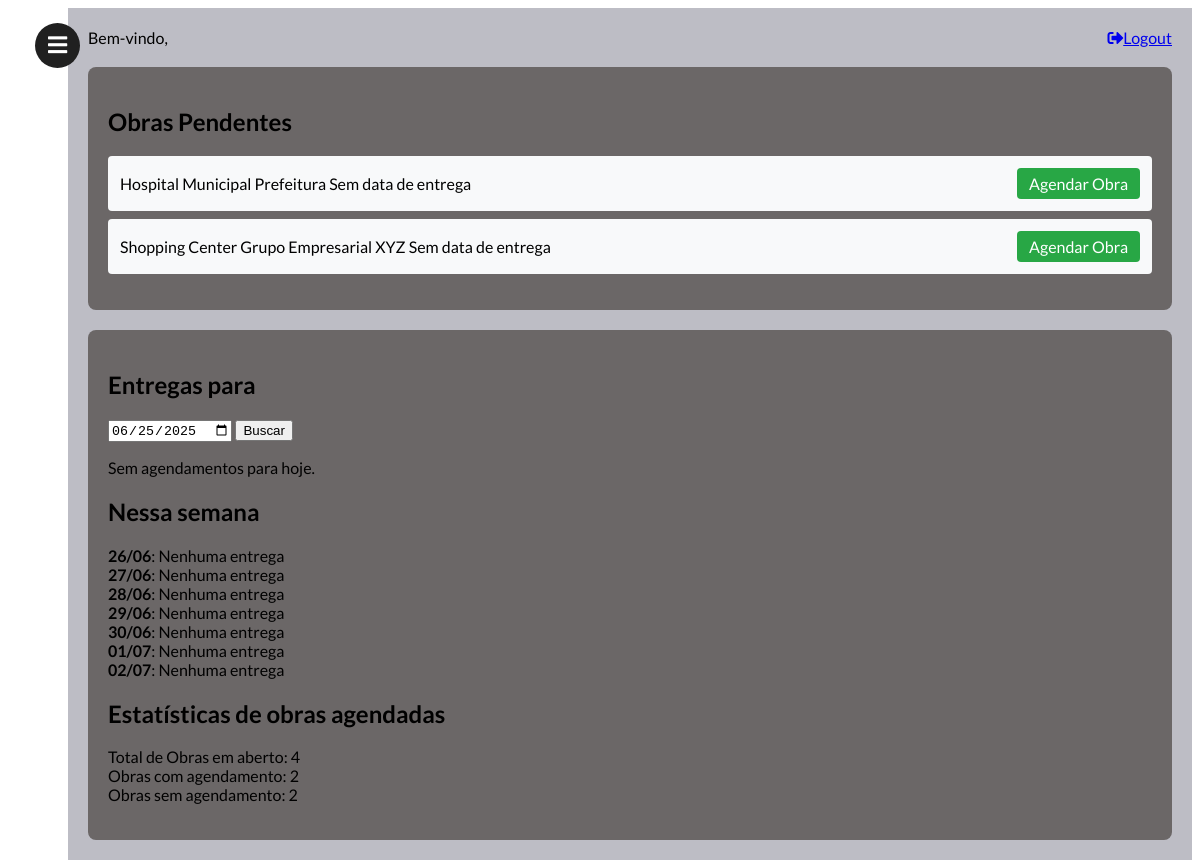
Before: /obras/ (signed in) with the older database file.
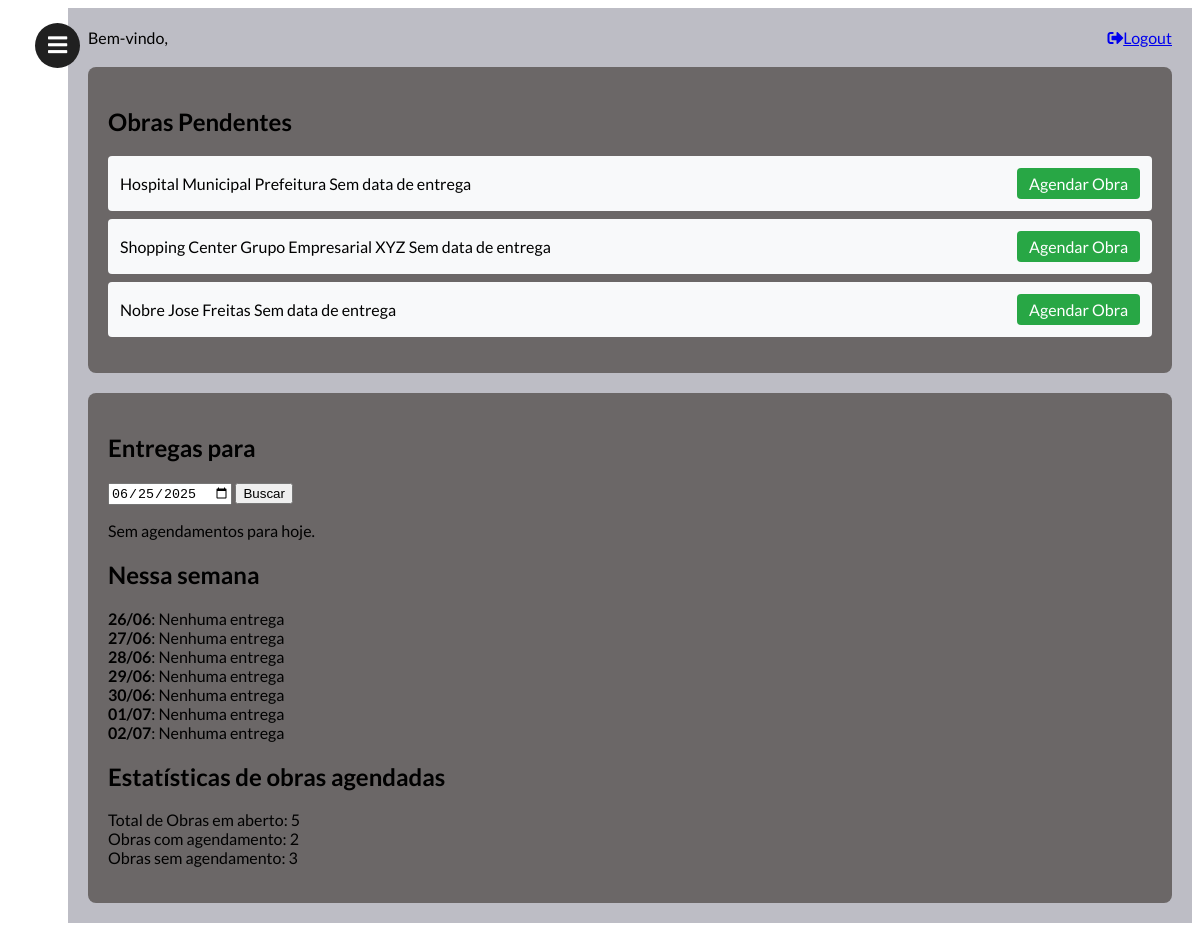
After: the same page with the newer database file.
### obra/models.py (models this page shows, shortened)
class obra(models.Model):
    nome = models.CharField('nome', max_length=50)
    numero = models.IntegerField('numero controle')
    endereco = models.TextField('endereço', max_length=200, null=True, blank=True)
    data_criacao = models.DateTimeField('Data de criação',auto_now_add=True)
    cliente = models.CharField('nome cliente', max_length=50)
    previsao_entrega = models.DateTimeField('Data prevista para entrega', null=True, blank=True)

### PaginaPrincipal/views.py (the view)
# urls.py: path('', views.index, name='pagina_inicial'),
@login_required
def index(request):
    data_str = request.GET.get("data_hoje")
    try:
        data_hoje = datetime.strptime(data_str, "%Y-%m-%d").date() if data_str else date.today()
    except ValueError:
        data_hoje = date.today()
    if request.user.cargo == 'M':
        agendamentos_hoje = Agendamento.objects.filter(data_agendamento__date=data_hoje, entregador=request.user)
    else:
        agendamentos_hoje = Agendamento.objects.filter(data_agendamento__date=data_hoje)
    obras_sem_previsao = obra.objects.filter(previsao_entrega__isnull=True)
    inicio = date.today() + timedelta(days=1)
    fim = inicio + timedelta(days=6)
    if request.user.cargo == 'M':
        agendamentos_semana = Agendamento.objects.filter(
            data_agendamento__date__range=(inicio, fim),
            entregador=request.user
        )
    else:
        agendamentos_semana = Agendamento.objects.filter(
            data_agendamento__date__range=(inicio, fim)
        )
    agenda_semana = defaultdict(list)
    for ag in agendamentos_semana:
        agenda_semana[ag.data_agendamento.date()].append(ag)
    semana = [inicio + timedelta(days=i) for i in range(7)]
    agenda_semana_completa = {dia: agenda_semana.get(dia, []) for dia in semana}
    obras_sem_previsao = obra.objects.filter(
        previsao_entrega__isnull=True)
    obras_com_agendamento = obra.objects.filter(
        previsao_entrega__isnull=False,
        agendamentos__realizado=False
    ).distinct()
    obras_nao_realizadas = obra.objects.exclude(agendamentos__realizado=True).distinct()
    return render(request, 'PaginaPrincipal/paginaprincipal.html', {
        'data_hoje': data_hoje,
        'agendamentos': agendamentos_hoje,
        'obras_sem_previsao': obras_sem_previsao,
        'obras_nao_realizadas': obras_nao_realizadas,
        'obras_com_agendamento': obras_com_agendamento,
        'agenda_semana': agenda_semana_completa,
    })

### templates/PaginaPrincipal/paginaprincipal.html (shortened to what this page needs)
{% extends 'base.html' %}
{% load static %}
{% block content %}
<div class="main-container">
  <div class="top-bar">
    <span class="welcome">Bem-vindo, {{ user.first_name }}</span>
    <a href="{% url 'logout' %}" class="logout-link">
      <i class="fas fa-sign-out-alt"></i>Logout</a>
  </div>
  <div class="pagina_inicial-content">
<div class="left-panel">
  <h2>Obras Pendentes</h2>
  <ul class="obra-list">
    {% for obra in obras_sem_previsao %}
      <li class="obra-item">
        <div class="obra-info">
          <span class="obra-nome">{{ obra.nome }}</span>
          <span class="obra-cliente">{{ obra.cliente }}</span>
          <span class="badge badge-warning">Sem data de entrega</span>
        </div>
        <a href="{% url 'agenda:agenda_adicionar' obra.id %}" class="btn-agendar">Agendar Obra</a>
      </li>
    {% empty %}
      <li class="nenhuma-obra">Nenhuma obra pendente sem data de entrega.</li>
    {% endfor %}
  </ul>
</div>
    <div class="right-panel">
      <div class="agendamentos-hoje">
        <h2>Entregas para</h2>
        <form method="get" action="{% url 'PaginaPrincipal:pagina_inicial' %}" class="data-form">
          <input type="date" name="data_hoje" value="{{ data_hoje|date:'Y-m-d' }}">
          <button type="submit">Buscar</button>
        </form>
        <ul class="lista-agendamentos">
          {% for agendamento in agendamentos %}
            <li>
              {{ agendamento.obra }}
              <span class="cor" ></span>
            </li>
          {% empty %}
            <li>Sem agendamentos para hoje.</li>
          {% endfor %}
        </ul>
      </div>
      <div class="agenda-semana">
        <h2>Nessa semana</h2>
        <ul>
          {% for dia, entregas in agenda_semana.items %}
            {% if entregas %}
              <li>
                <strong>{{ dia|date:"d/m" }}</strong>:
                {{ entregas|length }} entrega{{ entregas|length|pluralize:"s" }}
              </li>
            {% else %}
              <li><strong>{{ dia|date:"d/m" }}</strong>: Nenhuma entrega</li>
            {% endif %}
          {% endfor %}
        </ul>
      </div>
      <div class="estatisticas">
        <h2>Estatísticas de obras agendadas</h2>
        <ul>
          <li>Total de Obras em aberto: {{ obras_nao_realizadas|length }}</li>
          <li>Obras com agendamento: {{ obras_com_agendamento|length }}</li>
          <li>Obras sem agendamento: {{ obras_sem_previsao|length }}</li>
        </ul>
      </div>
    </div>
  </div>
</div>
{% endblock %}

### templates/base.html (shortened to what this page needs)
{% load static %}
<!DOCTYPE html>
<html lang="pt-br">
<head>
    <link rel="stylesheet" href="{% static 'css/estilo.css' %}">
</head>
<body>
<link href="https://use.fontawesome.com/releases/v5.6.1/css/all.css" rel="stylesheet">
<label for="check">
  <i class="fas fa-bars" id="btn"></i>
</label>
      {% load static %}
  <link rel="stylesheet" href="{% static 'TelaPrincipal/telaprincipal.css' %}">
<div class="content">
    {% block content %}
    {% endblock %}
  </div>
</body>
</html>

### static/css/estilo.css (style rules this page uses)
:root { --accent-color: #fff; --gradient-color: #FBFBFB; }
label #btn,label #cancel { position: fixed; z-index: 999; left: 5px; cursor: pointer; color: #ffffff; border-radius: 50px; margin: 15px 30px; margin-left: 30px; font-size: 22px; background-color: #202020; height: 45px; width: 45px; text-align: center; line-height: 44px; transition: all .5s ease; }

### static/TelaPrincipal/telaprincipal.css (style rules this page uses)
.main-container { margin-left: 60px; padding: 20px; font-family: 'Lato', sans-serif; background-color: #bdbdc5; transition: margin-left 0.3s ease; }
.top-bar { display: flex; justify-content: space-between; margin-bottom: 20px; }
.pagina_inicial-content { display: flex; flex-wrap: wrap; gap: 20px; }
.left-panel, .right-panel { background: #6b6767; padding: 20px; border-radius: 8px; }
.left-panel { flex: 1 1 60%; min-width: 300px; background: #6b6767; padding: 20px; border-radius: 8px; }
.right-panel { flex: 1 1 35%; min-width: 300px; background: #6b6767; padding: 20px; border-radius: 8px; }
ul { list-style: none; padding: 0; }
.obra-item { display: flex; justify-content: space-between; align-items: center; padding: 12px; margin-bottom: 8px; background: #f8f9fa; border-radius: 4px; }
.btn-agendar { background: #28a745; color: white; padding: 6px 12px; border-radius: 4px; text-decoration: none; }

Changed rows visible on the page:
added obra: nome "Nobre", cliente "Jose Freitas"
Other visible differences:
{{ obras_nao_realizadas|length }}: "4" → "5"
{{ obras_sem_previsao|length }}: "2" → "3"
